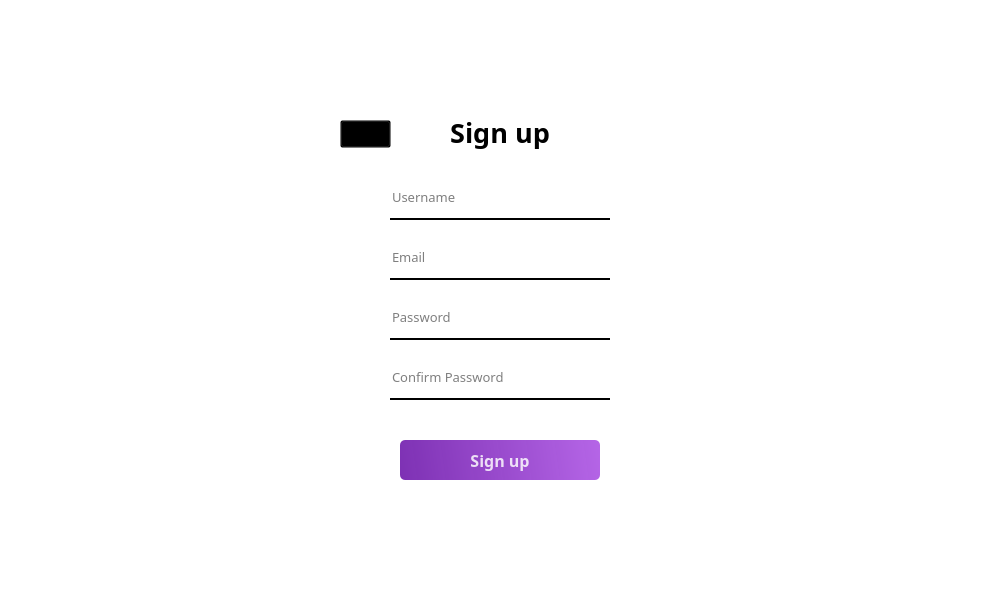
<?xml version="1.0" encoding="UTF-8"?>
<ui version="4.0">
 <class>MainWindow</class>
 <widget class="QMainWindow" name="MainWindow">
  <property name="geometry">
   <rect>
    <x>0</x>
    <y>0</y>
    <width>1000</width>
    <height>600</height>
   </rect>
  </property>
  <property name="windowTitle">
   <string>Health Monitoring System</string>
  </property>
  <property name="windowIcon">
   <iconset resource="img_src.qrc">
    <normaloff>:/icon/Icon_Logo/healthcare.png</normaloff>:/icon/Icon_Logo/healthcare.png</iconset>
  </property>
  <property name="styleSheet">
   <string notr="true">background-color: rgb(255, 255, 255);</string>
  </property>
  <widget class="QWidget" name="centralwidget">
   <layout class="QGridLayout" name="gridLayout_3">
    <item row="0" column="0">
     <widget class="QStackedWidget" name="stackedWidget">
      <property name="currentIndex">
       <number>1</number>
      </property>
      <widget class="QWidget" name="page">
       <layout class="QGridLayout" name="gridLayout">
        <item row="0" column="2">
         <spacer name="verticalSpacer">
          <property name="orientation">
           <enum>Qt::Vertical</enum>
          </property>
          <property name="sizeHint" stdset="0">
           <size>
            <width>20</width>
            <height>28</height>
           </size>
          </property>
         </spacer>
        </item>
        <item row="1" column="0">
         <spacer name="horizontalSpacer">
          <property name="orientation">
           <enum>Qt::Horizontal</enum>
          </property>
          <property name="sizeType">
           <enum>QSizePolicy::Expanding</enum>
          </property>
          <property name="sizeHint" stdset="0">
           <size>
            <width>263</width>
            <height>20</height>
           </size>
          </property>
         </spacer>
        </item>
        <item row="1" column="2" rowspan="2">
         <widget class="QWidget" name="widget_login" native="true">
          <property name="sizePolicy">
           <sizepolicy hsizetype="Fixed" vsizetype="Fixed">
            <horstretch>0</horstretch>
            <verstretch>0</verstretch>
           </sizepolicy>
          </property>
          <property name="minimumSize">
           <size>
            <width>380</width>
            <height>480</height>
           </size>
          </property>
          <property name="maximumSize">
           <size>
            <width>380</width>
            <height>480</height>
           </size>
          </property>
          <property name="styleSheet">
           <string notr="true">QPushButton#sign_inButton_2{	
	background-color: qlineargradient(spread:pad, x1:0, y1:0.505682, x2:1, y2:0.477, stop:0 rgba(105, 16, 168, 219), stop:1 rgba(171, 81, 227, 226));
	color:rgba(255, 255, 255, 210);
	border-radius:5px;
}
QPushButton#sign_inButton_2:hover{	
	background-color: qlineargradient(spread:pad, x1:0, y1:0.505682, x2:1, y2:0.477, stop:0 rgba(163, 116, 186, 219), stop:1 rgba(215, 160, 255, 226));
}
QPushButton#sign_inButton_2:pressed{	
	padding-left:5px;
	padding-top:5px;
	background-color:rgba(163, 116, 186, 200);
}</string>
          </property>
          <widget class="QLabel" name="label_3">
           <property name="geometry">
            <rect>
             <x>15</x>
             <y>10</y>
             <width>350</width>
             <height>460</height>
            </rect>
           </property>
           <property name="styleSheet">
            <string notr="true">border-image: url(:/icon/Icon_Logo/bg.jpg);
border-radius:20px</string>
           </property>
           <property name="text">
            <string/>
           </property>
          </widget>
          <widget class="QLabel" name="label_signup_2">
           <property name="enabled">
            <bool>true</bool>
           </property>
           <property name="geometry">
            <rect>
             <x>30</x>
             <y>50</y>
             <width>320</width>
             <height>45</height>
            </rect>
           </property>
           <property name="font">
            <font>
             <family>Rockwell</family>
             <pointsize>20</pointsize>
             <weight>75</weight>
             <bold>true</bold>
             <kerning>false</kerning>
            </font>
           </property>
           <property name="tabletTracking">
            <bool>false</bool>
           </property>
           <property name="contextMenuPolicy">
            <enum>Qt::DefaultContextMenu</enum>
           </property>
           <property name="autoFillBackground">
            <bool>false</bool>
           </property>
           <property name="styleSheet">
            <string notr="true">background-color: rgba(0,0,0,0)
</string>
           </property>
           <property name="text">
            <string>Sign in</string>
           </property>
           <property name="alignment">
            <set>Qt::AlignCenter</set>
           </property>
           <property name="textInteractionFlags">
            <set>Qt::NoTextInteraction</set>
           </property>
          </widget>
          <widget class="QLineEdit" name="line_username_2">
           <property name="geometry">
            <rect>
             <x>80</x>
             <y>150</y>
             <width>220</width>
             <height>40</height>
            </rect>
           </property>
           <property name="font">
            <font>
             <family>Rockwell</family>
             <pointsize>10</pointsize>
            </font>
           </property>
           <property name="styleSheet">
            <string notr="true">background-color: rgba(0,0,0,0);
border:none;
border-bottom:2px solid rgba(0, 0, 0,255);
color: rgba(0,0,0,255);
padding-bottom:5px</string>
           </property>
           <property name="text">
            <string/>
           </property>
           <property name="placeholderText">
            <string>Username</string>
           </property>
           <property name="clearButtonEnabled">
            <bool>true</bool>
           </property>
          </widget>
          <widget class="QLineEdit" name="linepassword_2">
           <property name="geometry">
            <rect>
             <x>80</x>
             <y>220</y>
             <width>220</width>
             <height>40</height>
            </rect>
           </property>
           <property name="font">
            <font>
             <family>Rockwell</family>
             <pointsize>10</pointsize>
            </font>
           </property>
           <property name="styleSheet">
            <string notr="true">background-color: rgba(0,0,0,0);
border:none;
border-bottom:2px solid rgba(0, 0, 0,255);
color: rgba(0,0,0,255);
padding-bottom:5px</string>
           </property>
           <property name="text">
            <string/>
           </property>
           <property name="echoMode">
            <enum>QLineEdit::Password</enum>
           </property>
           <property name="placeholderText">
            <string>Password</string>
           </property>
           <property name="clearButtonEnabled">
            <bool>true</bool>
           </property>
          </widget>
          <widget class="QPushButton" name="sign_inButton_2">
           <property name="geometry">
            <rect>
             <x>90</x>
             <y>300</y>
             <width>200</width>
             <height>40</height>
            </rect>
           </property>
           <property name="font">
            <font>
             <family>Rockwell</family>
             <pointsize>12</pointsize>
             <weight>75</weight>
             <bold>true</bold>
             <kerning>false</kerning>
            </font>
           </property>
           <property name="focusPolicy">
            <enum>Qt::NoFocus</enum>
           </property>
           <property name="text">
            <string>Sign in</string>
           </property>
          </widget>
          <widget class="QLabel" name="label_createnew_2">
           <property name="geometry">
            <rect>
             <x>75</x>
             <y>370</y>
             <width>145</width>
             <height>20</height>
            </rect>
           </property>
           <property name="font">
            <font>
             <family>Rockwell</family>
             <pointsize>9</pointsize>
             <kerning>false</kerning>
            </font>
           </property>
           <property name="autoFillBackground">
            <bool>false</bool>
           </property>
           <property name="styleSheet">
            <string notr="true">background-color: rgba(0,0,0,0)</string>
           </property>
           <property name="text">
            <string>Don't have account?</string>
           </property>
           <property name="textInteractionFlags">
            <set>Qt::NoTextInteraction</set>
           </property>
          </widget>
          <widget class="QPushButton" name="createButton_2">
           <property name="geometry">
            <rect>
             <x>220</x>
             <y>365</y>
             <width>85</width>
             <height>30</height>
            </rect>
           </property>
           <property name="font">
            <font>
             <family>Rockwell</family>
             <pointsize>9</pointsize>
             <weight>75</weight>
             <bold>true</bold>
             <underline>true</underline>
             <kerning>false</kerning>
            </font>
           </property>
           <property name="styleSheet">
            <string notr="true">background-color: rgba(0,0,0,0);
border: none</string>
           </property>
           <property name="text">
            <string>Create one</string>
           </property>
          </widget>
         </widget>
        </item>
        <item row="2" column="3">
         <spacer name="horizontalSpacer_2">
          <property name="orientation">
           <enum>Qt::Horizontal</enum>
          </property>
          <property name="sizeType">
           <enum>QSizePolicy::Expanding</enum>
          </property>
          <property name="sizeHint" stdset="0">
           <size>
            <width>263</width>
            <height>20</height>
           </size>
          </property>
         </spacer>
        </item>
        <item row="3" column="1">
         <spacer name="verticalSpacer_2">
          <property name="orientation">
           <enum>Qt::Vertical</enum>
          </property>
          <property name="sizeHint" stdset="0">
           <size>
            <width>20</width>
            <height>28</height>
           </size>
          </property>
         </spacer>
        </item>
       </layout>
      </widget>
      <widget class="QWidget" name="page_2">
       <layout class="QGridLayout" name="gridLayout_4">
        <item row="0" column="1">
         <spacer name="verticalSpacer_5">
          <property name="orientation">
           <enum>Qt::Vertical</enum>
          </property>
          <property name="sizeHint" stdset="0">
           <size>
            <width>20</width>
            <height>78</height>
           </size>
          </property>
         </spacer>
        </item>
        <item row="1" column="0">
         <spacer name="horizontalSpacer_5">
          <property name="orientation">
           <enum>Qt::Horizontal</enum>
          </property>
          <property name="sizeHint" stdset="0">
           <size>
            <width>393</width>
            <height>20</height>
           </size>
          </property>
         </spacer>
        </item>
        <item row="1" column="1" rowspan="2" colspan="2">
         <widget class="QWidget" name="widget_signup" native="true">
          <property name="sizePolicy">
           <sizepolicy hsizetype="Fixed" vsizetype="Fixed">
            <horstretch>0</horstretch>
            <verstretch>0</verstretch>
           </sizepolicy>
          </property>
          <property name="minimumSize">
           <size>
            <width>380</width>
            <height>480</height>
           </size>
          </property>
          <property name="maximumSize">
           <size>
            <width>380</width>
            <height>480</height>
           </size>
          </property>
          <property name="styleSheet">
           <string notr="true">QPushButton#sign_upButton_2{	
	background-color: qlineargradient(spread:pad, x1:0, y1:0.505682, x2:1, y2:0.477, stop:0 rgba(105, 16, 168, 219), stop:1 rgba(171, 81, 227, 226));
	color:rgba(255, 255, 255, 210);
	border-radius:5px;
}
QPushButton#sign_upButton_2:hover{	
	background-color: qlineargradient(spread:pad, x1:0, y1:0.505682, x2:1, y2:0.477, stop:0 rgba(163, 116, 186, 219), stop:1 rgba(215, 160, 255, 226));
}
QPushButton#sign_upButton_2:pressed{	
	padding-left:5px;
	padding-top:5px;
	background-color:rgba(163, 116, 186, 200);
}</string>
          </property>
          <widget class="QLabel" name="label_7">
           <property name="geometry">
            <rect>
             <x>15</x>
             <y>10</y>
             <width>350</width>
             <height>460</height>
            </rect>
           </property>
           <property name="styleSheet">
            <string notr="true">border-image: url(:/icon/Icon_Logo/bg.jpg);
border-radius:20px</string>
           </property>
           <property name="text">
            <string/>
           </property>
          </widget>
          <widget class="QLabel" name="label_signup_4">
           <property name="enabled">
            <bool>true</bool>
           </property>
           <property name="geometry">
            <rect>
             <x>30</x>
             <y>50</y>
             <width>320</width>
             <height>45</height>
            </rect>
           </property>
           <property name="font">
            <font>
             <family>Rockwell</family>
             <pointsize>20</pointsize>
             <weight>75</weight>
             <bold>true</bold>
             <kerning>false</kerning>
            </font>
           </property>
           <property name="tabletTracking">
            <bool>false</bool>
           </property>
           <property name="contextMenuPolicy">
            <enum>Qt::DefaultContextMenu</enum>
           </property>
           <property name="autoFillBackground">
            <bool>false</bool>
           </property>
           <property name="styleSheet">
            <string notr="true">background-color: rgba(0,0,0,0)
</string>
           </property>
           <property name="text">
            <string>Sign up</string>
           </property>
           <property name="alignment">
            <set>Qt::AlignCenter</set>
           </property>
           <property name="textInteractionFlags">
            <set>Qt::NoTextInteraction</set>
           </property>
          </widget>
          <widget class="QLineEdit" name="line_username_signup_2">
           <property name="geometry">
            <rect>
             <x>80</x>
             <y>120</y>
             <width>220</width>
             <height>40</height>
            </rect>
           </property>
           <property name="font">
            <font>
             <family>Rockwell</family>
             <pointsize>10</pointsize>
            </font>
           </property>
           <property name="styleSheet">
            <string notr="true">background-color: rgba(0,0,0,0);
border:none;
border-bottom:2px solid rgba(0, 0, 0,255);
color: rgba(0,0,0,255);
padding-bottom:5px</string>
           </property>
           <property name="text">
            <string/>
           </property>
           <property name="placeholderText">
            <string>Username</string>
           </property>
           <property name="clearButtonEnabled">
            <bool>true</bool>
           </property>
          </widget>
          <widget class="QLineEdit" name="line_password_signup_2">
           <property name="geometry">
            <rect>
             <x>80</x>
             <y>240</y>
             <width>220</width>
             <height>40</height>
            </rect>
           </property>
           <property name="font">
            <font>
             <family>Rockwell</family>
             <pointsize>10</pointsize>
            </font>
           </property>
           <property name="styleSheet">
            <string notr="true">background-color: rgba(0,0,0,0);
border:none;
border-bottom:2px solid rgba(0, 0, 0,255);
color: rgba(0,0,0,255);
padding-bottom:5px</string>
           </property>
           <property name="text">
            <string/>
           </property>
           <property name="echoMode">
            <enum>QLineEdit::Password</enum>
           </property>
           <property name="placeholderText">
            <string>Password</string>
           </property>
           <property name="clearButtonEnabled">
            <bool>true</bool>
           </property>
          </widget>
          <widget class="QPushButton" name="sign_upButton_2">
           <property name="geometry">
            <rect>
             <x>90</x>
             <y>380</y>
             <width>200</width>
             <height>40</height>
            </rect>
           </property>
           <property name="font">
            <font>
             <family>Rockwell</family>
             <pointsize>12</pointsize>
             <weight>75</weight>
             <bold>true</bold>
             <kerning>false</kerning>
            </font>
           </property>
           <property name="focusPolicy">
            <enum>Qt::NoFocus</enum>
           </property>
           <property name="text">
            <string>Sign up</string>
           </property>
          </widget>
          <widget class="QLineEdit" name="line_email_2">
           <property name="geometry">
            <rect>
             <x>80</x>
             <y>180</y>
             <width>220</width>
             <height>40</height>
            </rect>
           </property>
           <property name="font">
            <font>
             <family>Rockwell</family>
             <pointsize>10</pointsize>
            </font>
           </property>
           <property name="styleSheet">
            <string notr="true">background-color: rgba(0,0,0,0);
border:none;
border-bottom:2px solid rgba(0, 0, 0,255);
color: rgba(0,0,0,255);
padding-bottom:5px</string>
           </property>
           <property name="inputMethodHints">
            <set>Qt::ImhNone</set>
           </property>
           <property name="text">
            <string/>
           </property>
           <property name="echoMode">
            <enum>QLineEdit::Normal</enum>
           </property>
           <property name="placeholderText">
            <string>Email</string>
           </property>
           <property name="clearButtonEnabled">
            <bool>true</bool>
           </property>
          </widget>
          <widget class="QLineEdit" name="line_confirm_2">
           <property name="geometry">
            <rect>
             <x>80</x>
             <y>300</y>
             <width>220</width>
             <height>40</height>
            </rect>
           </property>
           <property name="font">
            <font>
             <family>Rockwell</family>
             <pointsize>10</pointsize>
            </font>
           </property>
           <property name="styleSheet">
            <string notr="true">background-color: rgba(0,0,0,0);
border:none;
border-bottom:2px solid rgba(0, 0, 0,255);
color: rgba(0,0,0,255);
padding-bottom:5px</string>
           </property>
           <property name="text">
            <string/>
           </property>
           <property name="echoMode">
            <enum>QLineEdit::Password</enum>
           </property>
           <property name="placeholderText">
            <string>Confirm Password</string>
           </property>
           <property name="clearButtonEnabled">
            <bool>true</bool>
           </property>
          </widget>
          <widget class="QPushButton" name="back_Button">
           <property name="geometry">
            <rect>
             <x>30</x>
             <y>60</y>
             <width>51</width>
             <height>28</height>
            </rect>
           </property>
           <property name="focusPolicy">
            <enum>Qt::NoFocus</enum>
           </property>
           <property name="styleSheet">
            <string notr="true">background-color: rgba(0, 0, 0, 0);</string>
           </property>
           <property name="text">
            <string/>
           </property>
           <property name="icon">
            <iconset resource="img_src.qrc">
             <normaloff>:/icon/Icon_Logo/arrow-119-48.ico</normaloff>:/icon/Icon_Logo/arrow-119-48.ico</iconset>
           </property>
           <property name="iconSize">
            <size>
             <width>25</width>
             <height>25</height>
            </size>
           </property>
           <property name="autoDefault">
            <bool>false</bool>
           </property>
           <property name="default">
            <bool>false</bool>
           </property>
           <property name="flat">
            <bool>false</bool>
           </property>
          </widget>
         </widget>
        </item>
        <item row="3" column="2">
         <spacer name="verticalSpacer_6">
          <property name="orientation">
           <enum>Qt::Vertical</enum>
          </property>
          <property name="sizeHint" stdset="0">
           <size>
            <width>20</width>
            <height>78</height>
           </size>
          </property>
         </spacer>
        </item>
        <item row="2" column="3">
         <spacer name="horizontalSpacer_6">
          <property name="orientation">
           <enum>Qt::Horizontal</enum>
          </property>
          <property name="sizeHint" stdset="0">
           <size>
            <width>392</width>
            <height>20</height>
           </size>
          </property>
         </spacer>
        </item>
       </layout>
      </widget>
     </widget>
    </item>
   </layout>
  </widget>
 </widget>
 <resources>
  <include location="img_src.qrc"/>
 </resources>
 <connections/>
</ui>
